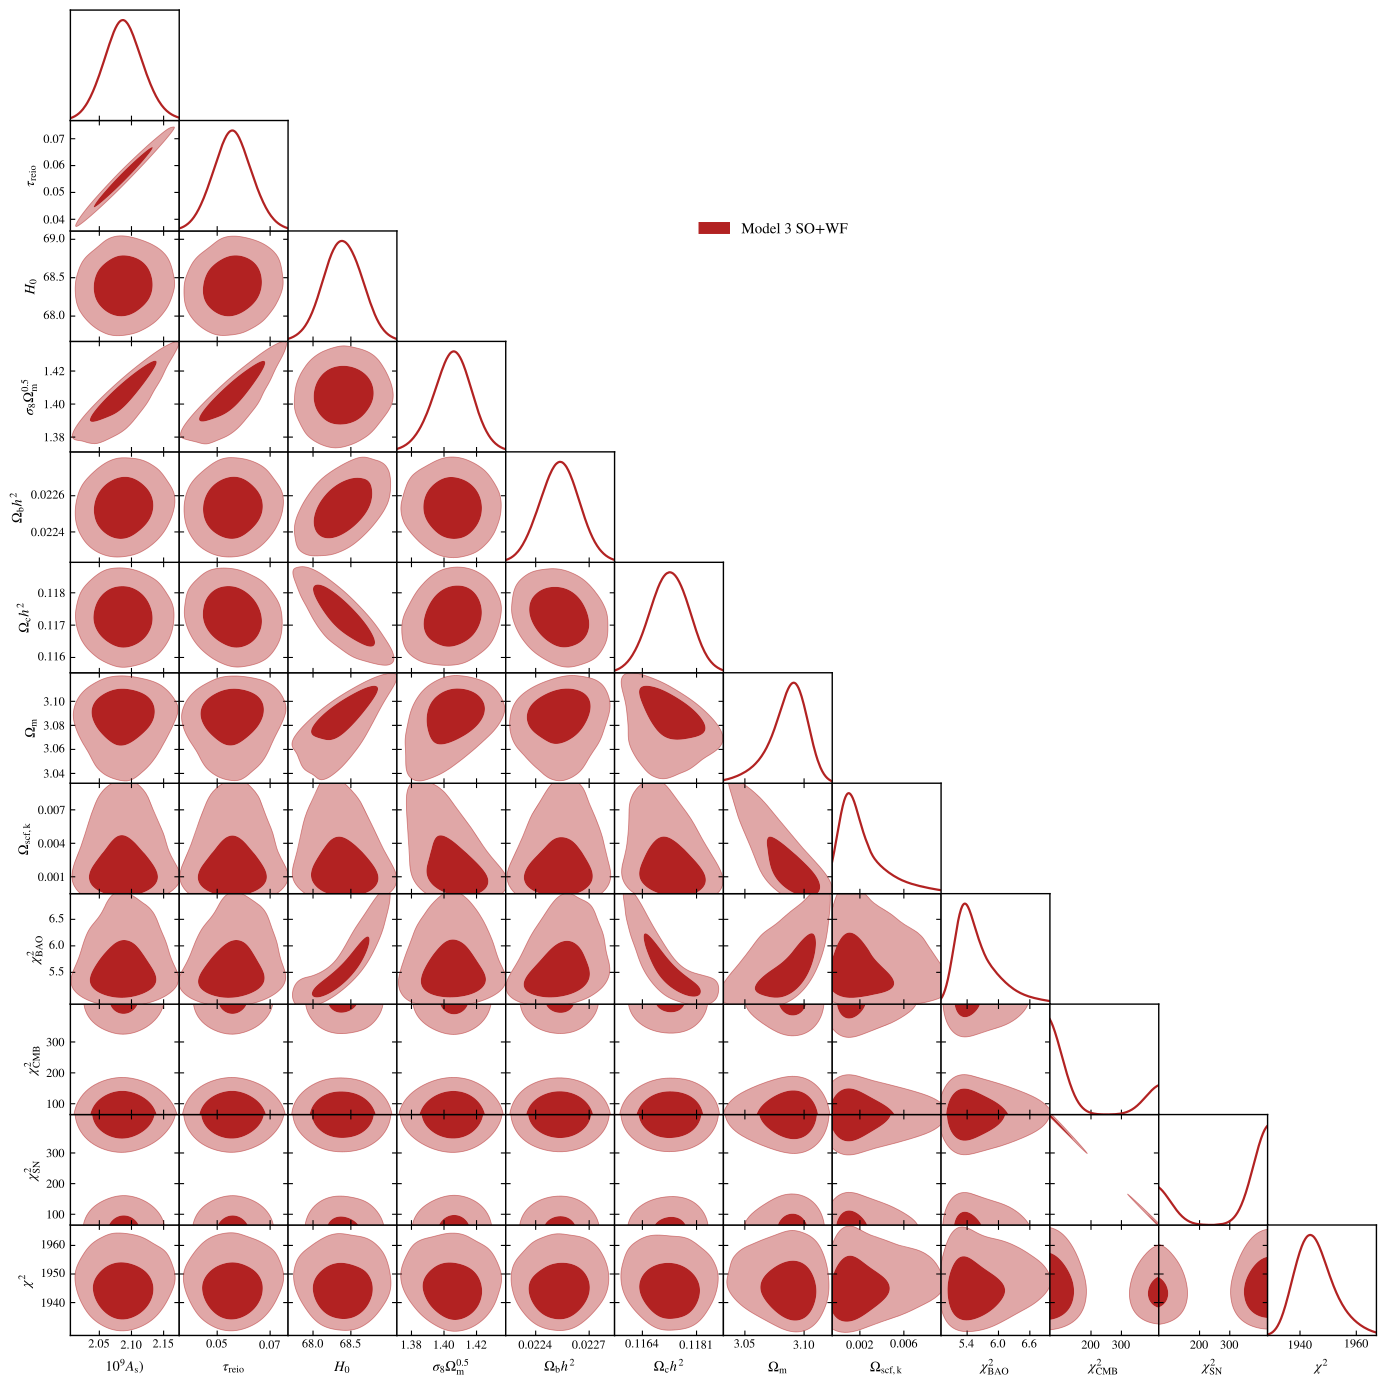

Reproduce this figure in Python.
import getdist.plots as gplot
from getdist import MCSamples
from getdist import loadMCSamples
import os
import matplotlib
import subprocess
import matplotlib.pyplot as plt
import numpy as np

# GENERAL PLOT OPTIONS
matplotlib.rcParams['mathtext.fontset'] = 'stix'
matplotlib.rcParams['font.family'] = 'STIXGeneral'
matplotlib.rcParams['mathtext.rm'] = 'Bitstream Vera Sans'
matplotlib.rcParams['mathtext.it'] = 'Bitstream Vera Sans:italic'
matplotlib.rcParams['mathtext.bf'] = 'Bitstream Vera Sans:bold'
matplotlib.rcParams['xtick.bottom'] = True
matplotlib.rcParams['xtick.top'] = False
matplotlib.rcParams['ytick.right'] = False
matplotlib.rcParams['axes.edgecolor'] = 'black'
matplotlib.rcParams['axes.linewidth'] = '1.0'
matplotlib.rcParams['axes.labelsize'] = 'medium'
matplotlib.rcParams['axes.grid'] = True
matplotlib.rcParams['grid.linewidth'] = '0.0'
matplotlib.rcParams['grid.alpha'] = '0.18'
matplotlib.rcParams['grid.color'] = 'lightgray'
matplotlib.rcParams['legend.labelspacing'] = 0.77
matplotlib.rcParams['savefig.bbox'] = 'tight'
matplotlib.rcParams['savefig.format'] = 'pdf'

# ADDING NEFF AS DERIVED PARAMETER
parameter = [u'As_1e9',u'tau_reio',u'H0',u's8omegamp5',u'omegabh2',u'omegach2',u'omegam',
u'Omega0_scf_ke',u'chi2__BAO',u'chi2__CMB',u'chi2__SN',u'chi2']
chaindir=r'.'

analysissettings={'smooth_scale_1D':0.45,'smooth_scale_2D':0.45,'ignore_rows': u'0.4', 'range_confidence' : u'0.025'}

#GET DIST PLOT SETUP
g=gplot.getSubplotPlotter(chain_dir=chaindir,
analysis_settings=analysissettings,width_inch=14.0)
g.settings.lw_contour = 1.2
g.settings.legend_rect_border = False
g.settings.figure_legend_frame = False
g.settings.axes_fontsize = 13.5
g.settings.legend_fontsize = 15.5
g.settings.alpha_filled_add = 0.7
g.settings.lab_fontsize=15
g.legend_labels=False

param_3d = None
g.triangle_plot(['EXAMPLE_MCMC18'],parameter,
plot_3d_with_param=param_3d,line_args=[
{'lw': 1.6,'ls': 'solid', 'color':'firebrick'},
{'lw': 1.0,'ls': 'solid', 'color':'royalblue'}],
contour_colors=['firebrick','royalblue'],
filled=True,shaded=False,
legend_labels=['Model 3 SO+WF','Model 3 PL+PT'],legend_loc=(0.5,0.825),
imax_shaded=0)
g.export()
